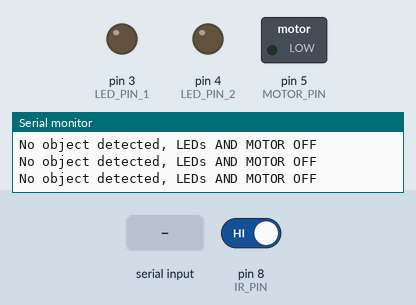
Bench run of a sketch on a simulated Arduino Uno, built with avr-gcc and run on an emulated ATmega328P. On the bench: switched loads named in the sketch (green lamp = pin HIGH), output pins drawn as LEDs (lit = HIGH), the last lines printed to the serial monitor. Inputs (shaded band) come from the test bench; at power-on: pin 8 (IR_PIN) HIGH.

Above: at 1.2 s.
1.3 s: pin 8 (IR_PIN) driven LOW
At 2.1 s:
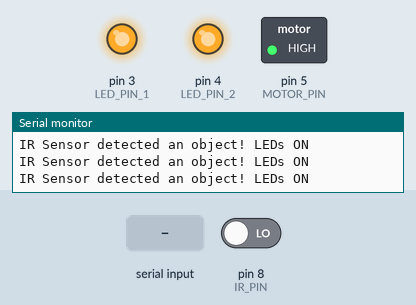
2.9 s: "1" received over Serial
At 3.4 s:
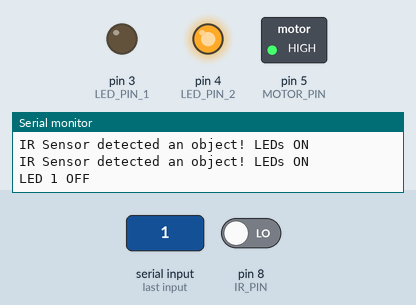
4.5 s: "5" received over Serial
At 5.8 s:
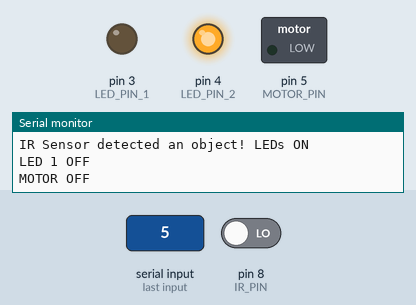
6.1 s: "0" received over Serial
At 7.1 s:
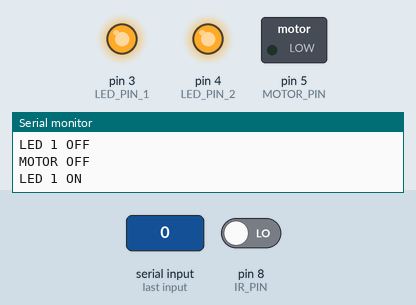
7.7 s: "3" received over Serial
At 8.3 s:
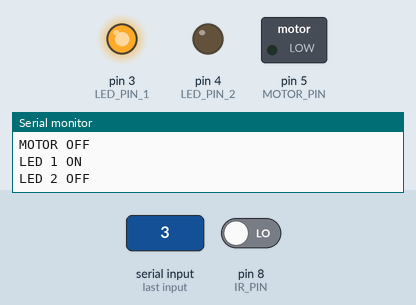
9.3 s: "4" received over Serial
At 10.8 s:
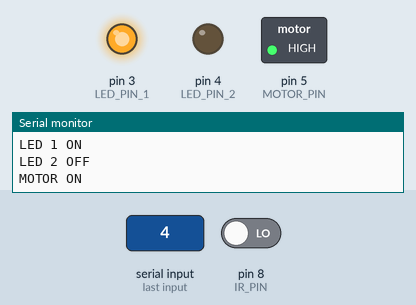
Timing chart, 0 to 11.9 s (numbered marks = the images above; inputs shaded):
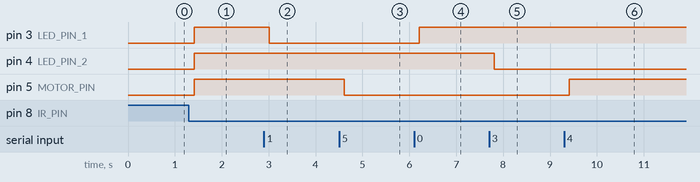

Measured:
- after the input at 1.3 s, pin 3 (LED_PIN_1), pin 4 (LED_PIN_2), pin 5 (MOTOR_PIN): LOW → HIGH after 0.11 s
- after the input at 2.9 s, pin 3 (LED_PIN_1): HIGH → LOW after 0.11 s
- after the input at 4.5 s, pin 5 (MOTOR_PIN): HIGH → LOW after 0.11 s
- after the input at 6.1 s, pin 3 (LED_PIN_1): LOW → HIGH after 0.11 s
- after the input at 7.7 s, pin 4 (LED_PIN_2): HIGH → LOW after 0.11 s
- after the input at 9.3 s, pin 5 (MOTOR_PIN): LOW → HIGH after 0.11 s

The sketch:

Environment-Monitoring.ino
```cpp
// To control all room lights and fan by using IR sensor and Bluetooth module(mobile app)

#define LED_PIN_1 3
#define LED_PIN_2 4
#define MOTOR_PIN 5
#define IR_PIN 8

bool isBluetoothControl = false;

void setup() {
  Serial.begin(9600);
  pinMode(LED_PIN_1, OUTPUT);
  pinMode(LED_PIN_2, OUTPUT);
  pinMode(MOTOR_PIN, OUTPUT);
  pinMode(IR_PIN, INPUT);
  digitalWrite(LED_PIN_1, LOW);
  digitalWrite(LED_PIN_2, LOW);
  digitalWrite(MOTOR_PIN, LOW);
  Serial.println("Bluetooth and IR Control Ready");
 }

 void loop() {
  int irState = digitalRead(IR_PIN);

  // Check if Bluetooth command is received
  if (Serial.available() > 0) {
    char command = Serial.read();  // Read the incoming command from Bluetooth
    isBluetoothControl = true;     // Set Bluetooth control flag
    // Control LEDs based on Bluetooth command

    if (command == '0') {
      digitalWrite(LED_PIN_1, HIGH);
      Serial.println("LED 1 ON");
    }
    else if (command == '1') {
      digitalWrite(LED_PIN_1, LOW);
      Serial.println("LED 1 OFF");
    }
    else if (command == '2') {
      digitalWrite(LED_PIN_2, HIGH);
      Serial.println("LED 2 ON");
    }
    else if (command == '3') {
      digitalWrite(LED_PIN_2, LOW);
      Serial.println("LED 2 OFF");
    }
    else if (command == '4') {
      digitalWrite(MOTOR_PIN, HIGH);
      Serial.println("MOTOR ON");
    }
    else if (command == '5') {
      digitalWrite(MOTOR_PIN, LOW);
      Serial.println("MOTOR OFF");
    }
    else {
      Serial.println("Invalid command");
    }
  }

  // If IR sensor detects an object and Bluetooth control is not active

  if (irState == LOW && !isBluetoothControl) {
    // If no Bluetooth command is controlling the LEDs, turn them on
    digitalWrite(LED_PIN_1, HIGH);
    digitalWrite(LED_PIN_2, HIGH);
    digitalWrite(MOTOR_PIN, HIGH);
    Serial.println("IR Sensor detected an object! LEDs ON");
  }

  // If no object is detected by the IR sensor (irState == HIGH) and Bluetooth control is active
  if (irState == HIGH && isBluetoothControl) {
    // Allow Bluetooth to control the LEDs
    // Do nothing here, because Bluetooth control is already taking care of LED states
  }

  // If no Bluetooth control, and IR sensor does not detect an object, turn off all LEDs
  if (irState == HIGH && !isBluetoothControl) {
    digitalWrite(LED_PIN_1, LOW);
    digitalWrite(LED_PIN_2, LOW);
    digitalWrite(MOTOR_PIN, LOW);
    Serial.println("No object detected, LEDs AND MOTOR OFF");
  }

  delay(200);
 }
```
